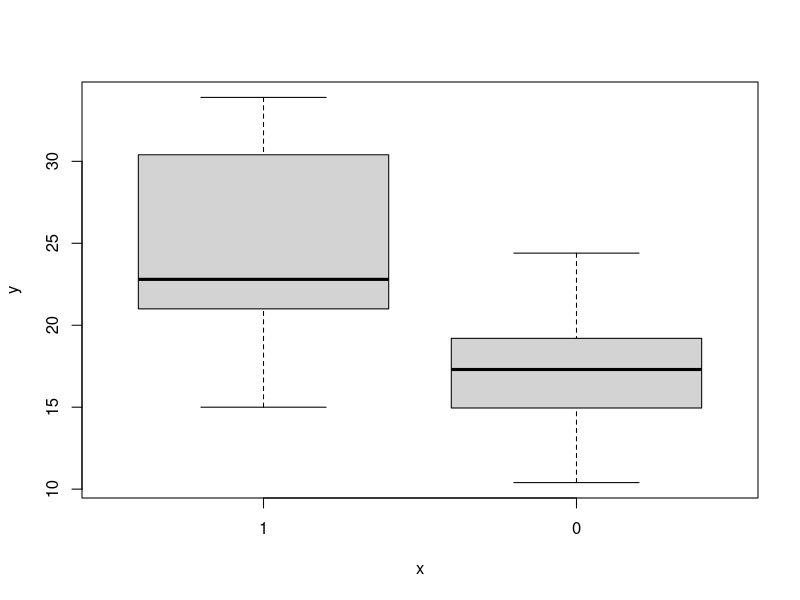
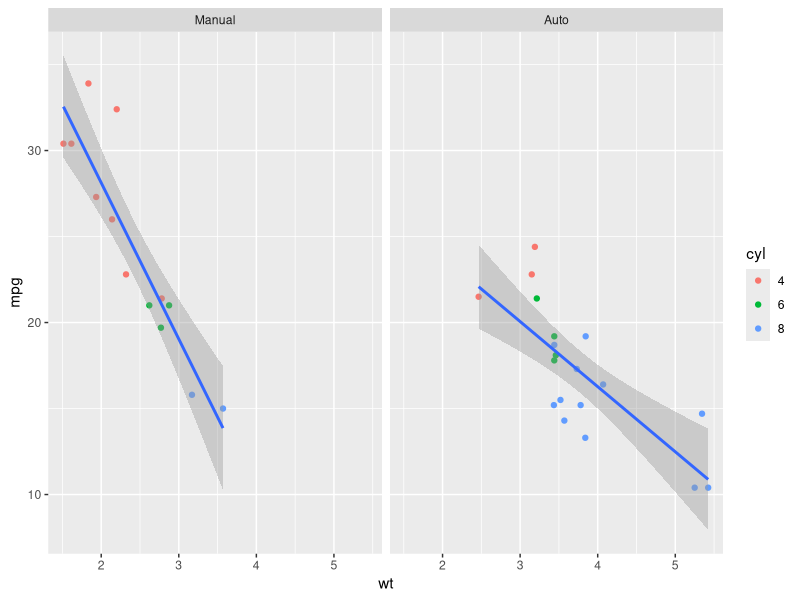
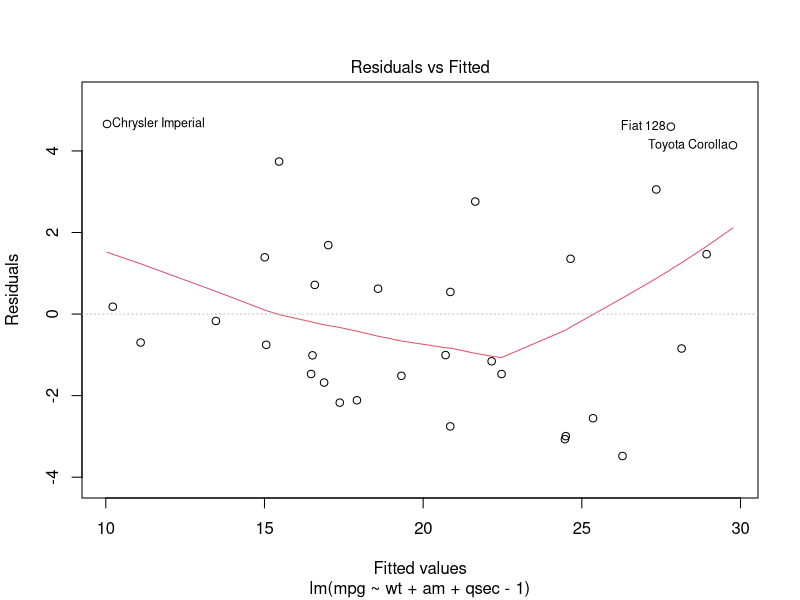
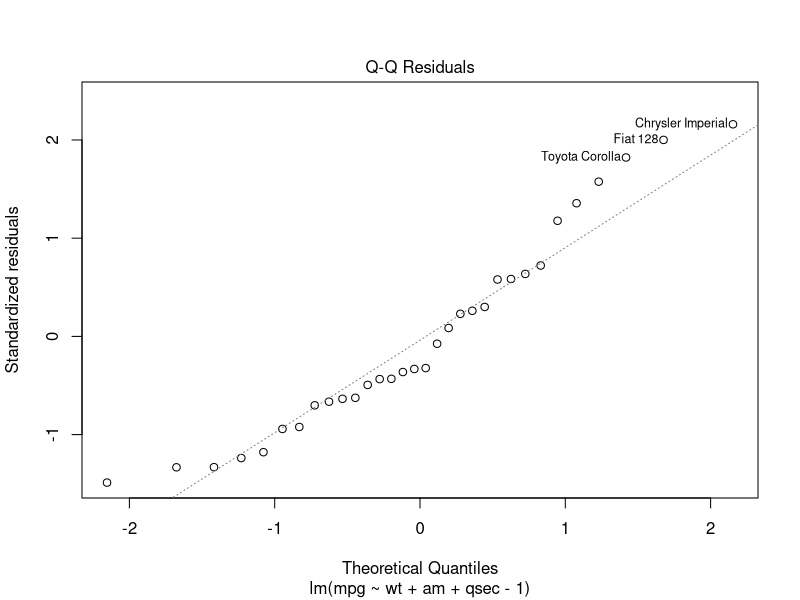
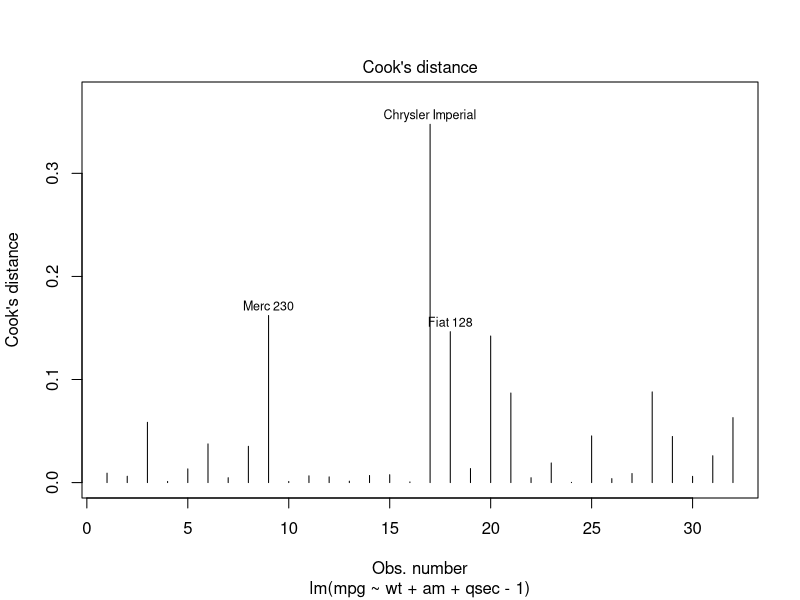
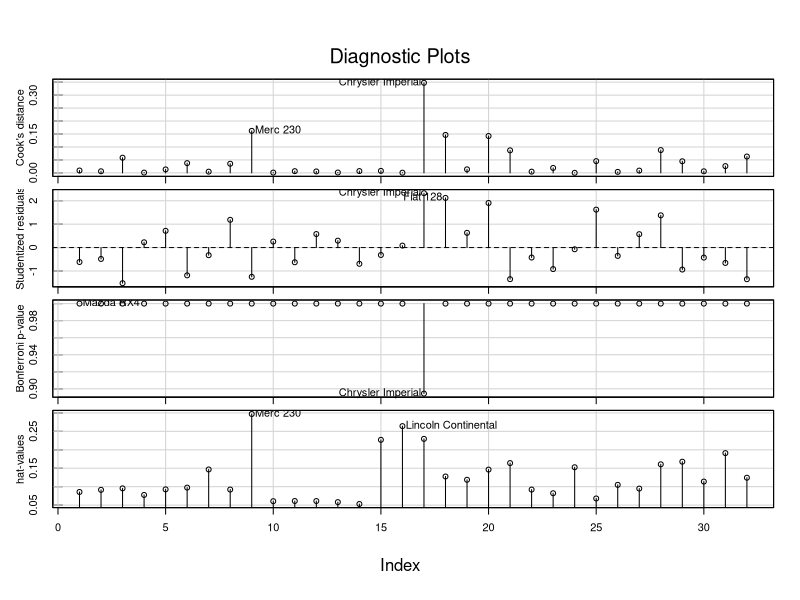
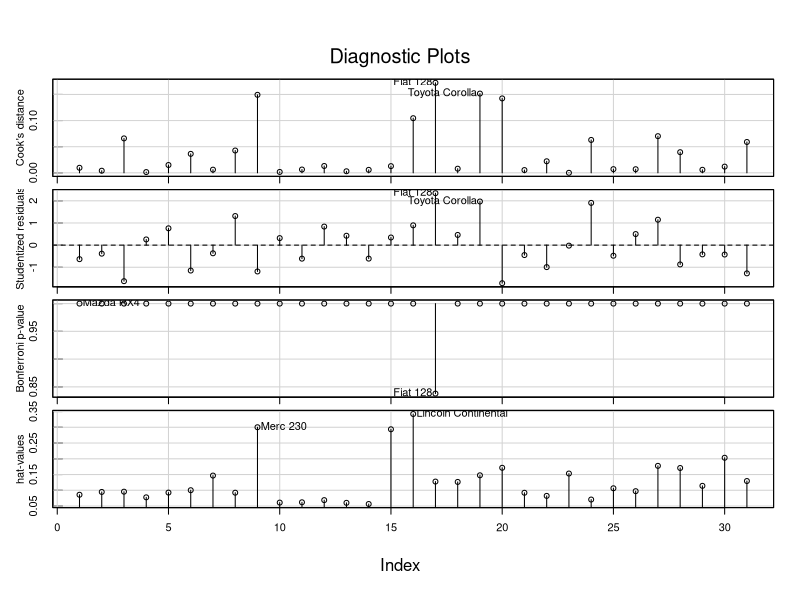

R code for these plots, in order:
#Loading Libraries
library(ggplot2)
library(car)

# Exploring the data set
?mtcars
head(mtcars)
str(mtcars)
summary(mtcars)

# Factoring and labelling some of the data
 mtcars$cyl <-as.factor(mtcars$cyl)
 mtcars$am <-as.factor(mtcars$am)
 mtcars$am <-relevel(mtcars$am,"1")
 translabs<-c("0" = "Auto","1" = "Manual")
 
#Exploring data via plots 
 plot(mtcars$am,mtcars$mpg)
 
 g<-ggplot(mtcars,aes(x=wt,y=mpg))+
     geom_point(aes(color = cyl))+
     geom_smooth(method = "lm") +
     facet_grid(~am, labeller = as_labeller(translabs) )
 print(g)
 
 # Fitting linear models starting with the full model
 full <- lm(mpg ~ .,mtcars)
 summary(full)
 
 #Stepping backwards through various models
 search <-step(full,direction = "backward",trace = FALSE)
 search$anova

 # Selecting the model with best AIC
 mdl <-lm(mpg ~ wt+am+qsec-1 ,mtcars)
 summary(mdl)
 extractAIC(mdl)
 
 # The coefficient estimates show that

 # All else equal:
 # An increase in weight of 1000lbs leads to decrease in mpg of 3.9165
 # AT vehicles have a lower but positive (9.6178) mean contribution to mpg but with a 95% confidence interval of (-4.64 to 23.87).
                # Since this interval contains zero, it cannot be confirmed that AT has a positive influence on mpg
 # MT vehicales have a higher positive (12.5536) mean contribution to mpg with a 95% confidence interval of (0.15 to 24.96).
                # Since this interval doesn't contain zero they can be said to be positive influence on mpg
 # qsec indicates that the mpg improves by 1.226 for every one sec increase in time required for first 1/4 mile 
                # i.e. slower cars are better for mpg

 # Further Simplification:
 # Removing qsec or am from the model leads to worse AIC score and biases the contribution of wt to mpg even more 
            # although it leads to significant coefficients for auto/manual transmission variables
 mdl2 <-lm(mpg ~ wt+am-1 ,mtcars)
 summary(mdl2)
 extractAIC(mdl2)
 
 mdl3 <-lm(mpg ~ wt+qsec-1 ,mtcars)
 summary(mdl3)
 extractAIC(mdl3)
 
 mdl4 <-lm(mpg ~ am-1 ,mtcars)
 summary(mdl4)
 extractAIC(mdl4)
 
 anova(mdl,mdl2,mdl3)
 
 
 mdl_i <-lm(mpg ~ wt+am+qsec ,mtcars)
 summary(mdl_i)
 extractAIC(mdl_i)
 
# Diagnostics of the model

 #Residuals Plot : Almost normally distributed around zero without a pattern
  plot(mdl, which = 1)
 # Q-Q plot showing the observations are distributed around the theoretical line
  plot(mdl, which = 2)
 # Cook's distance showing that Chrysler Imperial maybe skewing the model a little bit
  plot(mdl, which = 4)
 # Plot of infuence measures from car package
 influenceIndexPlot(mdl)
  
# Removing the Chrysler Imperial data point and remodelling
which.max(cooks.distance(mdl))
which.max(hatvalues(mdl))
mtcars_mod <- mtcars[-which.max(cooks.distance(mdl)),]

mdl_mod <- lm(mpg ~ wt+am+qsec-1 ,mtcars_mod)
summary(mdl_mod)
extractAIC(mdl_mod)
influenceIndexPlot(mdl_mod)

# leads to significants improved AIC score as well as 
# better confidence intervals around positive effects of transmission on mpg

# With the adjusted dataset, we can infer with at least 95% confidence that manual transmission adds on average 15.866mpg
# and at 90% confidence interval we can infer that automatic transmission adds on average 13.668 mpg, all else equal.
 